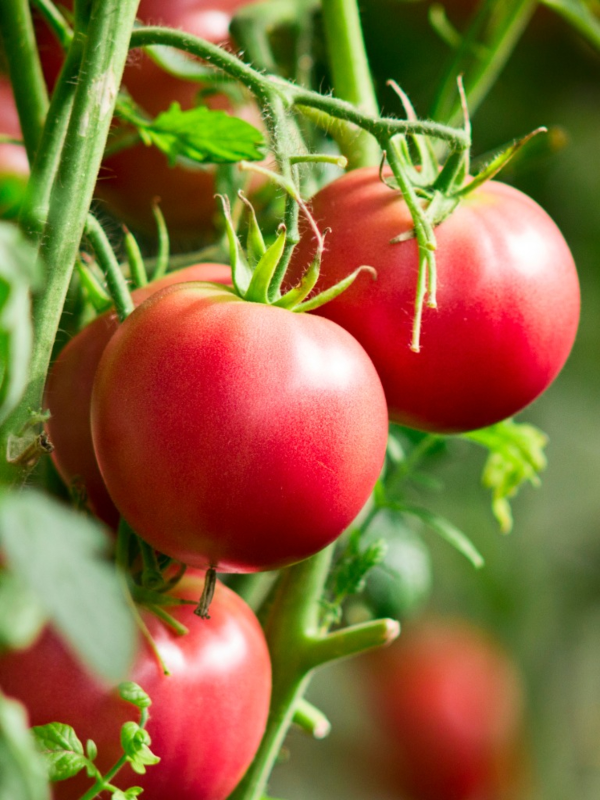
#> input picture Resources/t_1.jpeg, 1200 x 1600 px (shown at 1/2 size)
$ python colorDetection.py
#> lines starting #> are read from the running program, lines starting #| are printed output that depends on the picture; after the words box and inside, x2 and y2 are one past the last pixel; in counts of white or black regions, pixels touching at a corner belong together
# references https://youtu.be/WQeoO7MI0Bs

import cv2
import numpy as np

def empty(a):
    pass

path = "Resources/t_1.jpeg"
cv2.namedWindow('TrackBars')
cv2.resizeWindow('TrackBars',640,240)
cv2.createTrackbar('Hue Min','TrackBars',10,179,empty)
cv2.createTrackbar('Hue Max','TrackBars',145,179,empty)
cv2.createTrackbar('Sat Min','TrackBars',99,255,empty)
cv2.createTrackbar('Sat Max','TrackBars',255,255,empty)
cv2.createTrackbar('Val Min','TrackBars',132,255,empty)
cv2.createTrackbar('Val Max','TrackBars',255,255,empty)
img = cv2.imread(path)
#> img is the input picture: shape (1600, 1200, 3); mean B, G, R 58.8, 105.6, 136.5
imgHSV = cv2.cvtColor(img, cv2.COLOR_BGR2HSV)
#> imgHSV: shape (1600, 1200, 3); mean H, S, V 44.1, 175.1, 152.3

while True:
    h_min = cv2.getTrackbarPos("Hue Min","TrackBars")
    h_max = cv2.getTrackbarPos("Hue Max","TrackBars")
    s_min = cv2.getTrackbarPos("Sat Min","TrackBars")
    s_max = cv2.getTrackbarPos("Sat Max","TrackBars")
    v_min = cv2.getTrackbarPos("Val Min","TrackBars")
    v_max = cv2.getTrackbarPos("Val Max","TrackBars")
    print(h_min,h_max,s_min,s_max,v_min,v_max)
    lower = np.array([h_min,s_min,v_min])
    upper = np.array([h_max,s_max,v_max])
    mask = cv2.inRange(imgHSV,lower,upper)
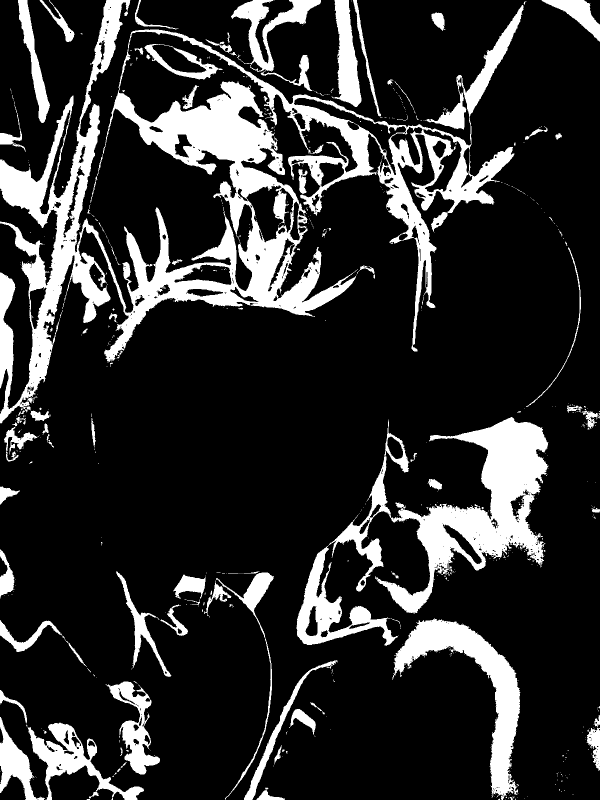
#> mask: shape (1600, 1200) (shown at 1/2 size); 18.1% white; 652 white regions (565 under 20 px), largest, box (x1, y1, x2, y2) and area: (0, 0, 1047, 847) 175883, (593, 834, 1097, 1292) 63240, (784, 1236, 1041, 1600) 23245
    imgResult = cv2.bitwise_and(img,img,mask=mask)
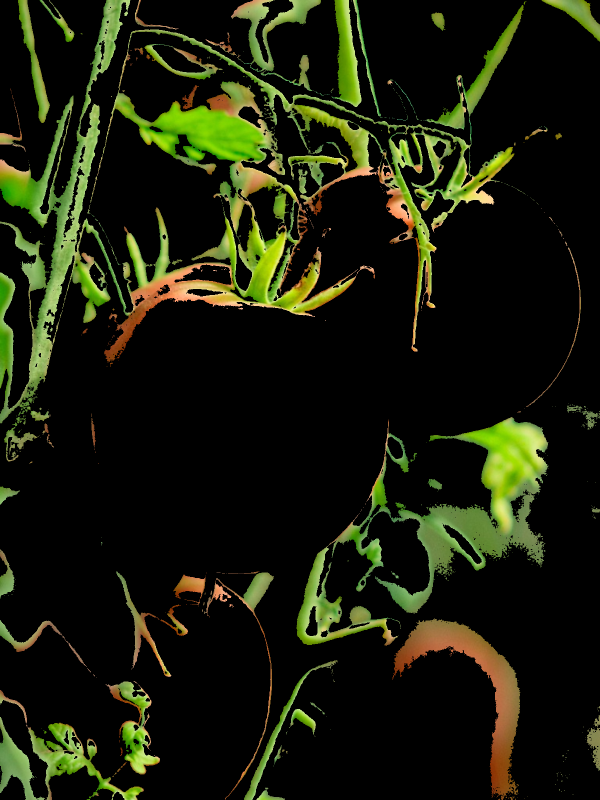
#> imgResult: shape (1600, 1200, 3) (shown at 1/2 size); mean B, G, R 10.9, 29, 25.3

    cv2.imshow("Original",img)
    cv2.imshow("HSV Output",imgHSV)
    cv2.imshow("Mask", mask)
    cv2.imshow("Result", imgResult)

    cv2.waitKey(1)

$ run again, with Resources/Aayush.JPG copied over Resources/t_1.jpeg
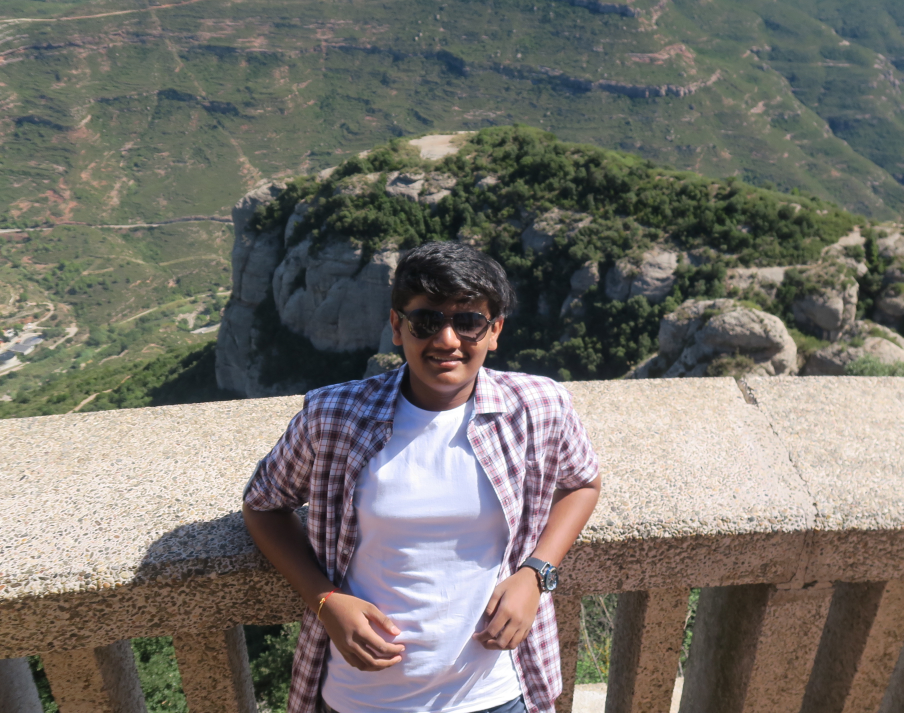
#> input picture Resources/Aayush.JPG, 3614 x 2852 px (shown at 1/4 size)
#> img is the input picture: shape (2852, 3614, 3); mean B, G, R 108.1, 113.9, 117.2
#> imgHSV: shape (2852, 3614, 3); mean H, S, V 57, 52.2, 124.7
#> `mask = cv2.inRange(imgHSV,lower,upper)`:
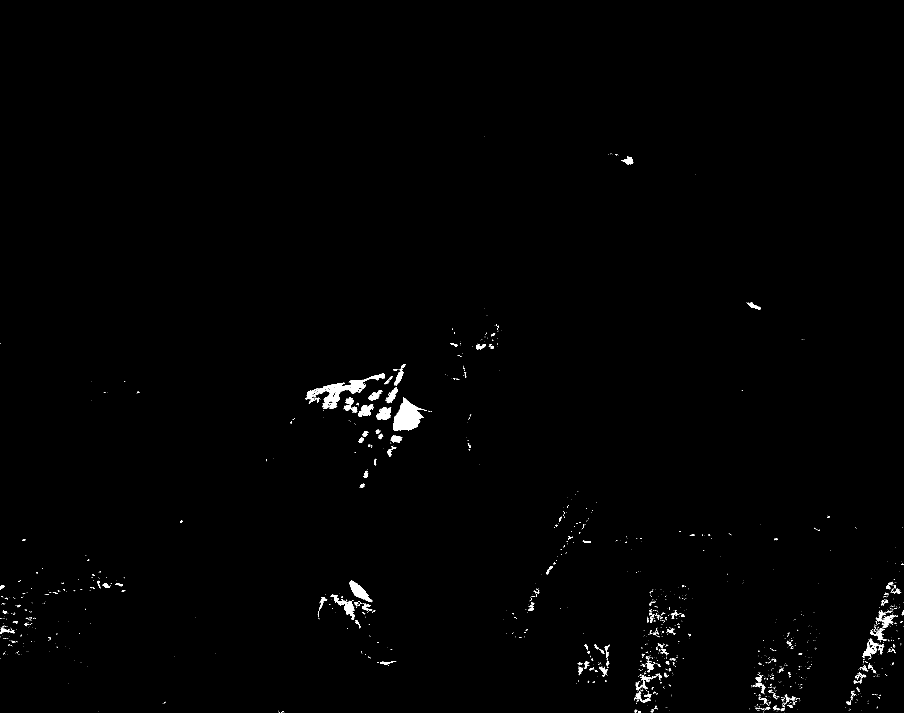
#> mask: shape (2852, 3614) (shown at 1/4 size); 0.61% white; 2123 white regions (1877 under 20 px), largest, box (x1, y1, x2, y2) and area: (1572, 1589, 1708, 1724) 9490, (1223, 1494, 1540, 1635) 8731, (1398, 2323, 1490, 2408) 3051
